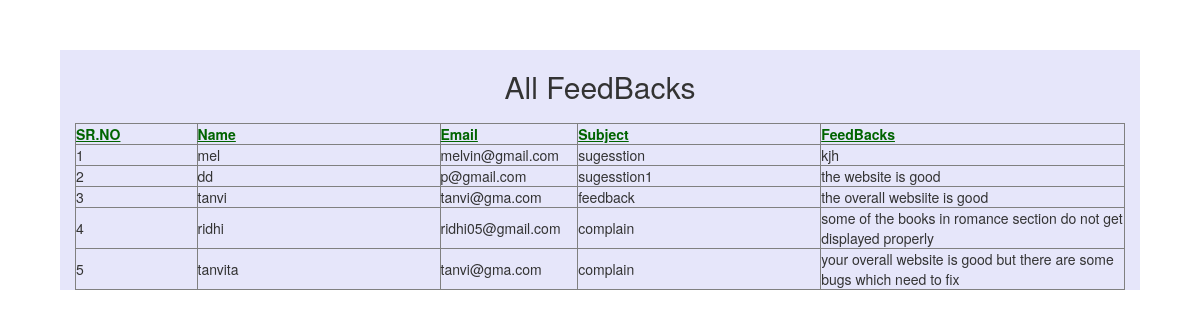
/admin/display_feedback.php, run on an earlier commit of the app's database.
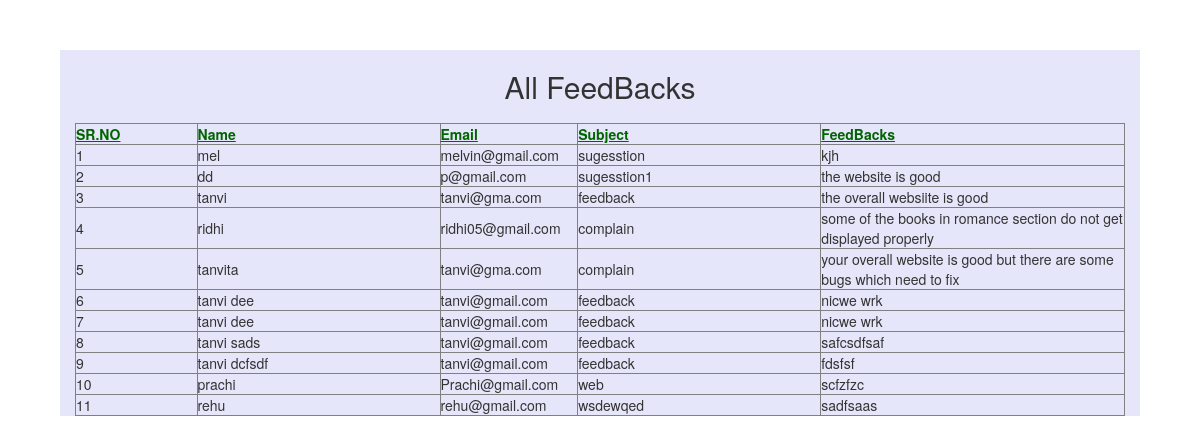
And on a later commit of the database.
### tables this page shows
CREATE TABLE `user_queries` (
  `q_id` int(5) NOT NULL,
  `name` varchar(30) NOT NULL,
  `email` varchar(30) NOT NULL,
  `subject` text NOT NULL,
  `msg` longtext NOT NULL
);

### dbh.inc.php (called while the page is built, shortened)
<?php
class Dbh
{
	protected function connect(){
		$this->dbServername="localhost";
		$this->dbUsername="root";
		$this->dbPassword="";
		$this->dbName="e_book_reader";
		$conn=new mysqli($this->dbServername,$this->dbUsername,$this->dbPassword,$this->dbName);
		return $conn;
	}
}

### admin/display_feedback.php (the view, shortened to what this page needs)
<?php
include '../dbh.inc.php';
?>
<!DOCTYPE html>
<html>
<head>
	  <link rel="stylesheet" href="https://maxcdn.bootstrapcdn.com/bootstrap/3.4.1/css/bootstrap.min.css">
</head>
<body>
	<div class="container">
		<center><h2>All FeedBacks</h2></center>
			<div id="content">
		<div class="post">
			<div class="entry">
					<table border='1' WIDTH='100%'>
						<tr>
						<td WIDTH='10%' style="color:darkgreen"><b><u>SR.NO</u></b></td>
						<TD style="color:darkgreen" WIDTH='20%'><b><u>Name</u></b></TD>
						<TD style="color:darkgreen" WIDTH='10%'><b><u>Email</u></b></TD>
						<TD style="color:darkgreen" WIDTH='20%'><b><u>Subject</u></b></TD>
						<TD style="color:darkgreen" WIDTH='25%'><b><u>FeedBacks</u></b></TD>
						</tr>
						<?php
  class AllComments extends Dbh
	{
		protected function getAllComments($sql){
			$result=$this->connect()->query($sql);
			$numRows=$result->num_rows;
			if($numRows>0){
				while ($row=$result->fetch_assoc()) {
					$data[]=$row;
				}
				return $data;
			}
		}
		public function showComments(){
			$count=1;
			$sql="select * from user_queries";
			$datas=$this->getAllComments($sql);
			foreach ($datas as $data) {
			echo '<tr>
										<td> '.$count.'
										<td>'.$data['name'].'
										<td>'.$data['email'].'
										<td>'.$data['subject'].'
										<td>'.$data['msg'].'
									</tr>';
									$count++;
			echo '</div>';
       }
	}
  }
	$catBks=new AllComments();
	$catBks->showComments();
						?>
</body>
</html>

### admin/display_feedback.php (style rules this page uses)
.container { margin: 50px auto; width: 90%; background-color: Lavender; }

What changed in the data, as far as the page shows it:
added user_queries: name "tanvi dee", email "tanvi@gmail.com", subject "feedback", msg "nicwe wrk"
added user_queries: name "tanvi dee", email "tanvi@gmail.com", subject "feedback", msg "nicwe wrk"
added user_queries: name "tanvi sads", email "tanvi@gmail.com", subject "feedback", msg "safcsdfsaf"
added user_queries: name "tanvi dcfsdf", email "tanvi@gmail.com", subject "feedback", msg "fdsfsf"
added user_queries: name "prachi", email "Prachi@gmail.com", subject "web", msg "scfzfzc"
added user_queries: name "rehu", email "rehu@gmail.com", subject "wsdewqed", msg "sadfsaas"
